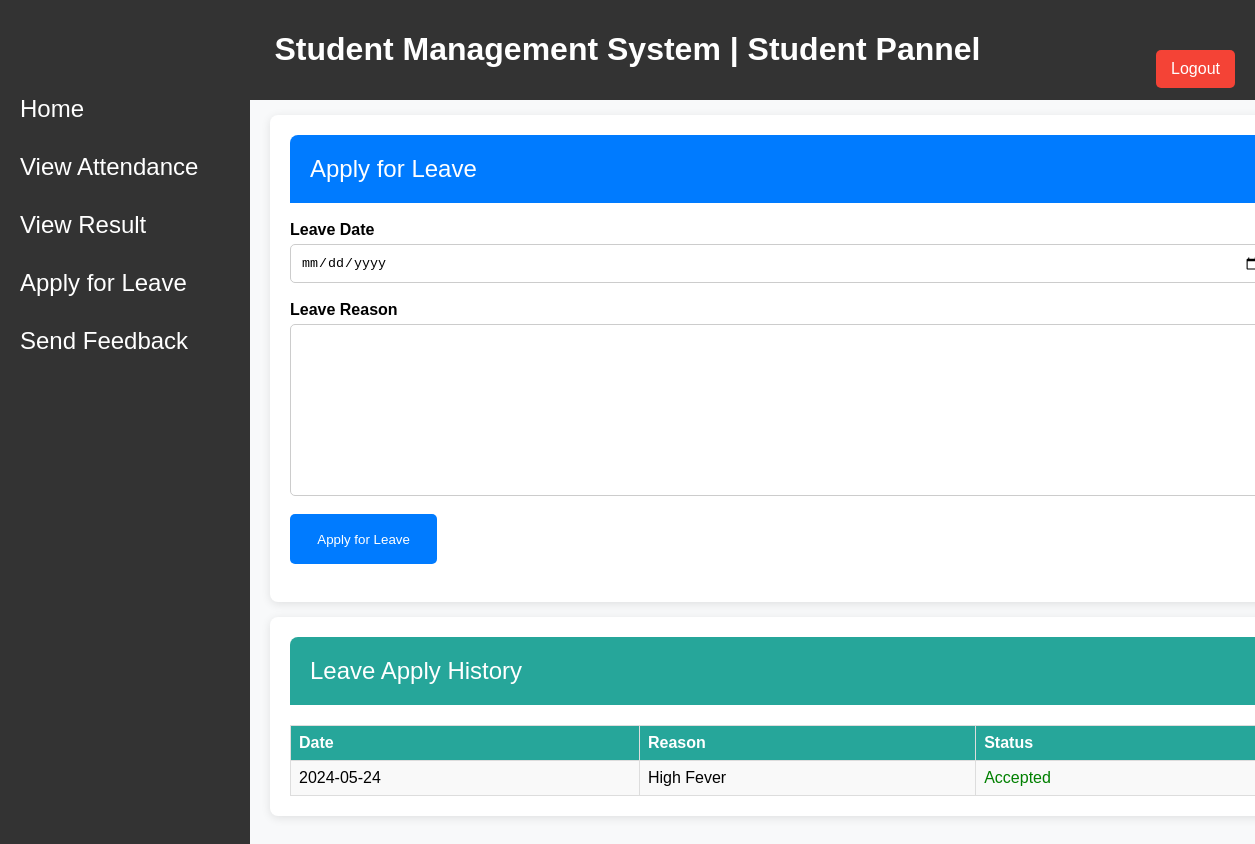
Screenshot of /student/leave_student/ (signed in) with the database file from the repository.
### college_app/models.py (models this page shows)
class LeaveReportStudent(models.Model):
    leave_id = models.UUIDField(default=uuid.uuid4, unique=True, primary_key=True)
    student_id = models.ForeignKey(Student, on_delete=models.DO_NOTHING)
    leave_date = models.CharField(max_length=255)
    leave_message = models.TextField()
    leave_status = models.CharField(max_length=255)
    created_at = models.DateTimeField(auto_now_add=True)
    updated_at = models.DateTimeField(auto_now=True)

### Student_app/views.py (the view, shortened to what this page needs)
# urls.py: path("leave_student/", leave_student, name="leave_student"),
def leave_student(request):
    user = request.user
    try:
        student = Student.objects.get(admin=user)
    except Student.DoesNotExist:
        return redirect("error_page")  # or handle the error as needed
    leave_date = LeaveReportStudent.objects.filter(student_id=student)
    return render(request, "leave.html", {"leave_date": leave_date})

### Student_app/templates/leave.html (shortened to what this page needs)
{% extends "student.html" %}
{% load static %}
{% block content %}
<html>
<head>
</head>
<body>
    <div class="content">
        <div class="student-table-header">
            <h2>Apply for Leave</h2>
        </div>
        <form action="#" method="post" enctype="multipart/form-data">
            <div class="form-group">
                <label for="leave_date">Leave Date</label>
                <input type="date" id="leave_date" name="leave_date" required>
            </div>
            <div class="form-group">
                <label for="leave_message">Leave Reason</label>
                <textarea name="leave_message" rows="10" id="leave_message"></textarea>
            </div>
            <div class="form-group">
                <button type="submit">Apply for Leave</button>
            </div>
        </form>
    </div>
    <div style="margin-top: 15px;" class="content">
        <div style="background-color: #26a69a;" class="student-table-header">
            <h2>Leave Apply History</h2>
        </div>
        <table class="leave-history-table">
            <thead>
                <tr>
                    <th>Date</th>
                    <th>Reason</th>
                    <th>Status</th>
                </tr>
            </thead>
            <tbody>
                {% for i in leave_date %}
                    <tr>
                        <td>{{i.leave_date}}</td>
                    <td>{{i.leave_message}}</td>
                    <td>
                        {% if i.leave_status == "Accepted" %}
                            <span style="color: green;">{{i.leave_status}}</span>
                        {% elif i.leave_status == "Rejected"  %}
                            <span style="color: red;">{{i.leave_status}}</span style="color: red;">
                        {% else %}
                            {{i.leave_status}}
                        {% endif %}
                    </td>
                    </tr>
                {% endfor %}
            </tbody>
        </table>
    </div>
</body>
</html>
{% endblock content %}

### Student_app/static/css/student.css (style rules this page uses)
body { font-family: Arial, sans-serif; background-color: #f4f4f4; margin: 0; padding: 50px; }

### Student_app/templates/leave.html (style rules this page uses)
body { font-family: Arial, sans-serif; background-color: #f8f9fa; }
.content { width: 85%; margin: 65px 0px 0px 220px; padding: 20px; background-color: #fff; box-shadow: 0 2px 10px rgba(0, 0, 0, 0.1); border-radius: 8px; }
.student-table-header { display: flex; justify-content: space-between; align-items: center; background-color: #007bff; color: white; padding: 20px; border-top-left-radius: 8px; border-top-right-radius: 8px; }
.student-table-header h2 { margin: 0; font-weight: normal; }
.form-group { margin: 18px 0px 18px 0px; display: flex; flex-direction: column; }
.form-group label { margin-bottom: 5px; font-weight: 800; }
.form-group input[type="text"], .form-group input[type="file"], .form-group input[type="email"], .form-group input[type="password"], .form-group input[type="date"], .form-group select, .form-group textarea { width: 100%; padding: 10px; box-sizing: border-box; border: 1px solid #ccc; border-radius: 5px; }
.form-group textarea { resize: vertical; }
.form-group button { padding: 10px 15px; background-color: #007bff; color: #fff; border: none; border-radius: 5px; cursor: pointer; width: 15%; height: 50px; }
.leave-history-table { width: 100%; border-collapse: collapse; margin-top: 20px; }
.leave-history-table th, .leave-history-table td { border: 1px solid #ddd; padding: 8px; }
.leave-history-table th { background-color: #26a69a; color: white; text-align: left; }
.leave-history-table td { background-color: #f9f9f9; }

### rows the page displays
LeaveReportStudent: leave_date "2024-05-24", leave_message "High Fever", leave_status "Accepted"
